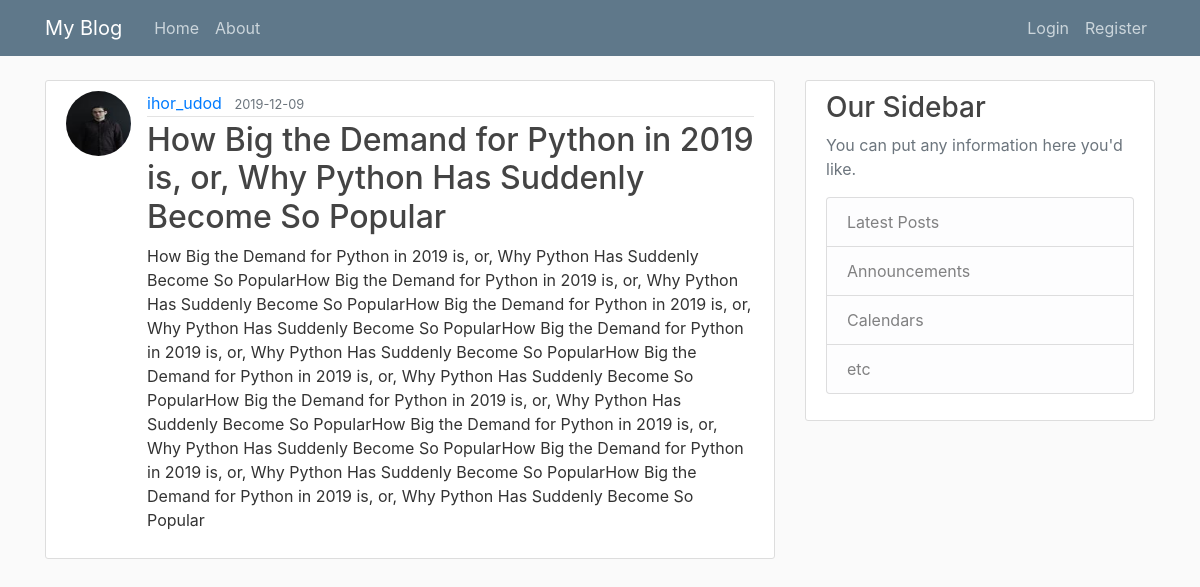
The app's page /post/4 with its own data.
### fl_blog/models.py (models this page shows, shortened)
class User(db.Model, UserMixin):
    id = db.Column(db.Integer, primary_key=True)
    username = db.Column(db.String(20), unique=True, nullable=False)
    email = db.Column(db.String(120), unique=True, nullable=False)
    image_file = db.Column(db.String(20), nullable=False, default='default.jpg')
    password = db.Column(db.String(60), nullable=False)
    posts = db.relationship('Post', backref='author', lazy=True)

class Post(db.Model):
    id = db.Column(db.Integer, primary_key=True)
    title = db.Column(db.String(120), nullable=False)
    date_posted = db.Column(db.DateTime, nullable=False, default=datetime.utcnow)
    content = db.Column(db.Text, nullable=False)
    user_id = db.Column(db.Integer, db.ForeignKey('user.id'), nullable=False)

### fl_blog/routes.py (the view)
@app.route("/post/<int:post_id>")
def post(post_id):
    post = Post.query.get_or_404(post_id)
    return render_template('post.html', title=post.title, post=post)

### fl_blog/templates/post.html (shortened to what this page needs)
{% extends "layout.html" %}
{% block content %}
  <article class="media content-section">
    <img class="rounded-circle article-img" src="{{ url_for('static', filename='profile_pics/' + post.author.image_file) }}">
    <div class="media-body">
      <div class="article-metadata">
        <a class="mr-2" href="{{ url_for('user_posts', username=post.author.username) }}">{{ post.author.username }}</a>
        <small class="text-muted">{{ post.date_posted.strftime('%Y-%m-%d') }}</small>
      </div>
      <h2 class="article-title">{{ post.title }}</h2>
      <p class="article-content">{{ post.content }}</p>
    </div>
  </article>
{% endblock content %}

### fl_blog/static/main.css (style rules this page uses)
body { background: #fafafa; color: #333333; margin-top: 5rem; }
h1, h2, h3, h4, h5, h6 { color: #444444; }
.content-section { background: #ffffff; padding: 10px 20px; border: 1px solid #dddddd; border-radius: 3px; margin-bottom: 20px; }
.article-title { color: #444444; }
.article-content { white-space: pre-line; }
.article-img { height: 65px; width: 65px; margin-right: 16px; }
.article-metadata { padding-bottom: 1px; margin-bottom: 4px; border-bottom: 1px solid #e3e3e3 }

### records on screen
User: image_file (picture), author.username "ihor_udod"
Post: date_posted "2019-12-09", title "How Big the Demand for Python in 2019 is, or, Why Python Has Suddenly Become So Popular", content "How Big the Demand for Python in 2019 is, or, Why Python Has Suddenly Become So PopularHow Big the Demand for Python in 2019 is, or, Why Python Has Suddenly Become So PopularHow Big the Demand for Python in 2019 is, or, Why Python Has Suddenly Become So PopularHow Big the Demand for Python in 2019 is, or, Why Python Has Suddenly Become So PopularHow Big the Demand for Python in 2019 is, or, Why Python Has Suddenly Become So PopularHow Big the Demand for Python in 2019 is, or, Why Python Has Suddenly Become So PopularHow Big the Demand for Python in 2019 is, or, Why Python Has Suddenly Become So PopularHow Big the Demand for Python in 2019 is, or, Why Python Has Suddenly Become So PopularHow…"
